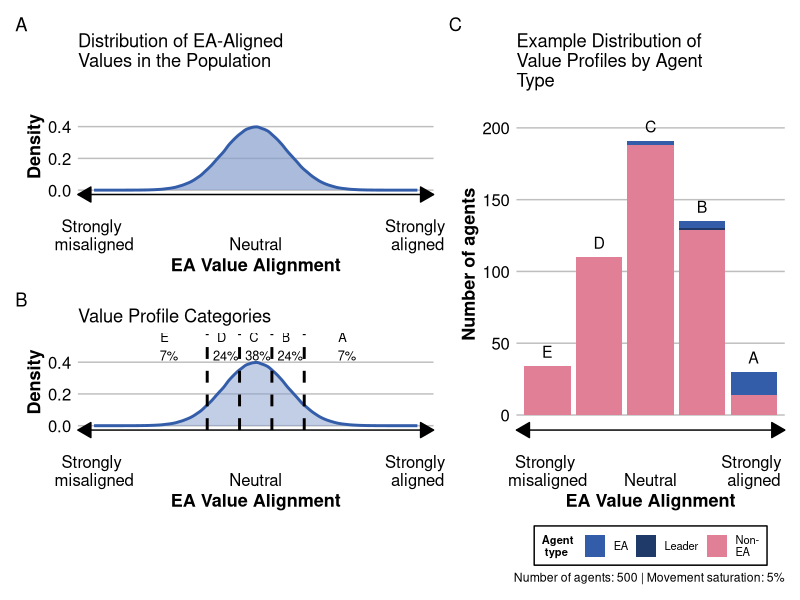
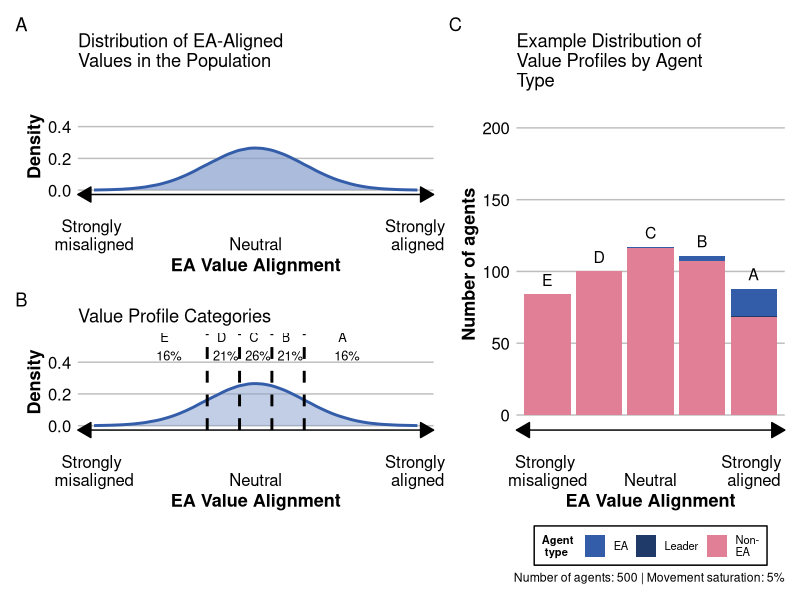
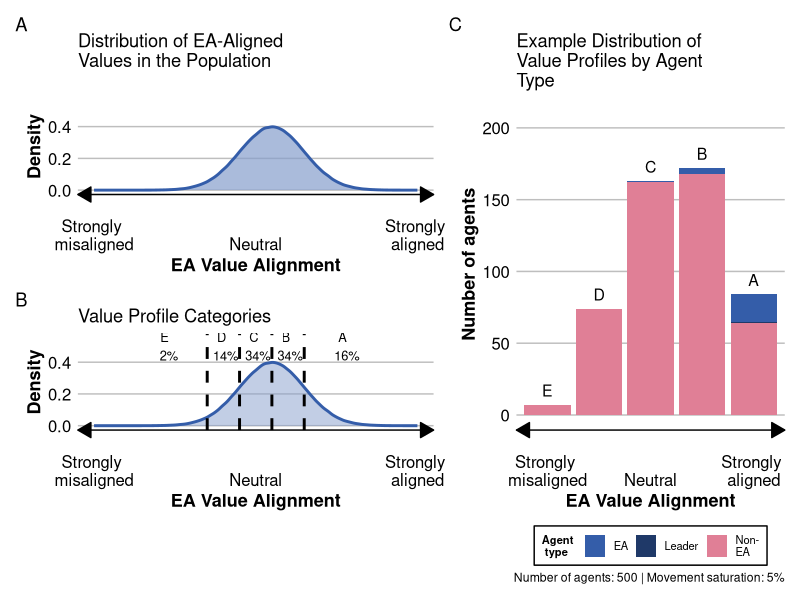
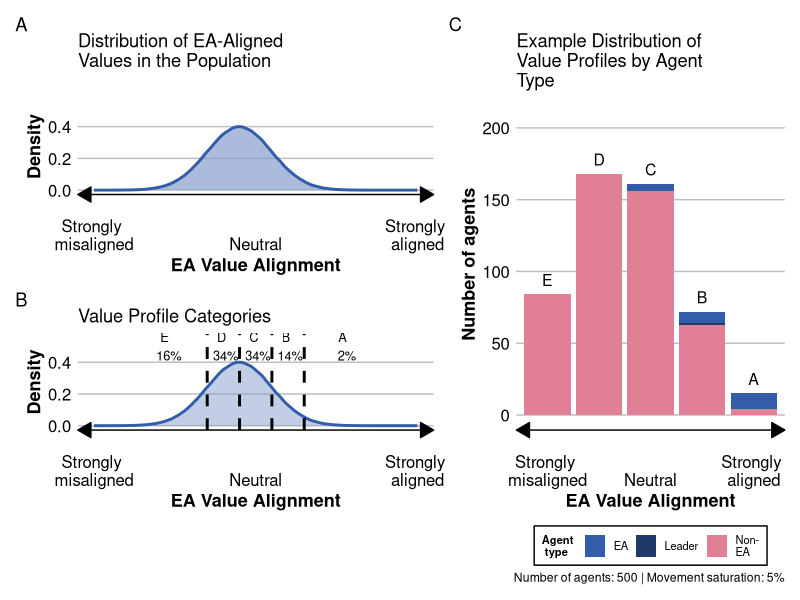
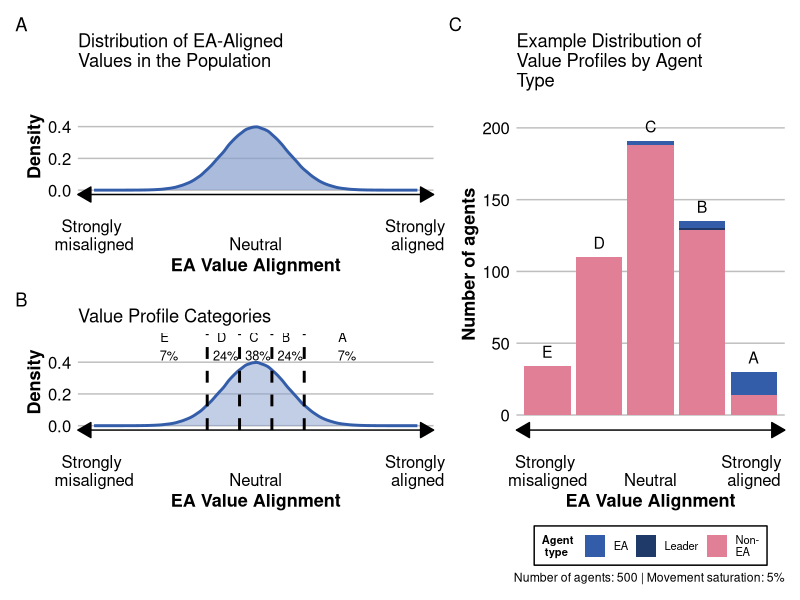
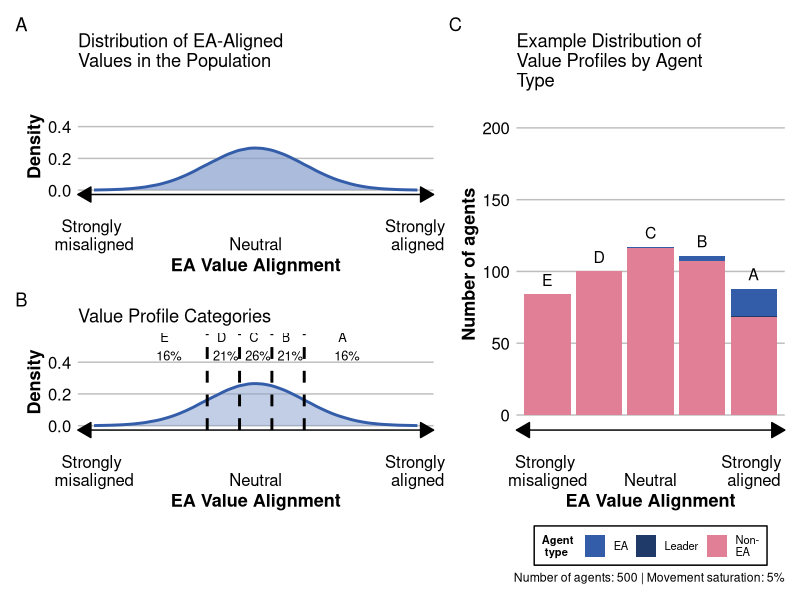
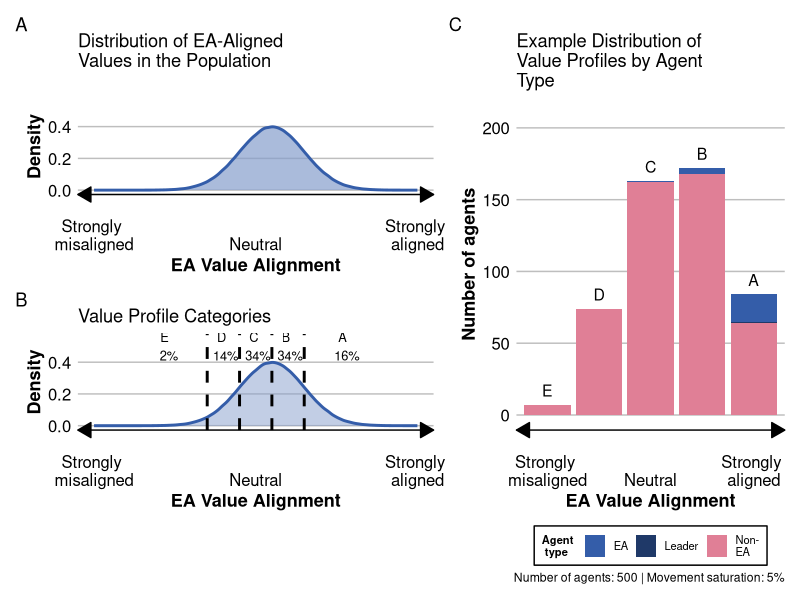
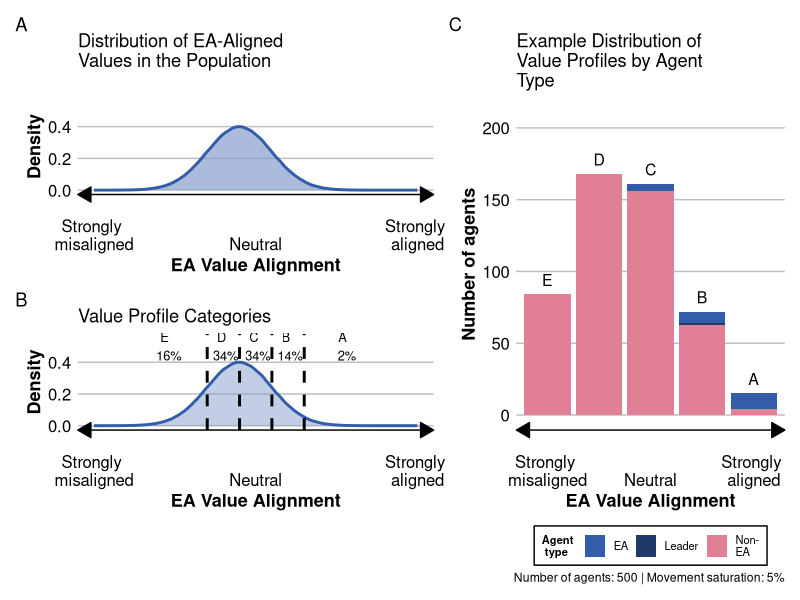

Reproduce these figures in R, in order.
# setup ----
library(tidyverse)
library(patchwork)
library(RColorBrewer)

setwd("C:/Users/s1917169/OneDrive - University of Edinburgh/3.1 EA movement building/V4 model")

cm_to_pixels <- function(cm, dpi = 600) {
  inches <- cm / 2.54  # Convert cm to inches
  pixels <- inches * dpi
  return(round(pixels))
}

generate_population_values <- function(n_agents, movement_saturation, pop_mean, pop_sd, 
                                       leader_bias = 3.0, ea_bias = 2) {
  
  # Helper function to convert continuous values to categorical value profiles
  value_category <- function(value) {
    if (value > 1.5) return("A")
    if (value > 0.5) return("B") 
    if (value > -0.5) return("C")
    if (value > -1.5) return("D")
    return("E")
  }
  
  # Helper function for weighted selection favoring higher values
  select_weighted_index <- function(bias, indices, values) {
    if (length(indices) == 0) return(NULL)
    if (length(indices) == 1) return(indices[1])
    
    # Get values for available indices
    available_values <- values[indices]
    
    # Apply exponential weighting (higher bias = stronger preference for high values)
    weights <- exp(bias * scale(available_values)[,1])
    
    # Sample with these weights
    selected_idx <- sample(indices, 1, prob = weights)
    return(selected_idx)
  }
  
  # Calculate number of each agent type
  n_eas <- ceiling((n_agents * movement_saturation / 100)) - 1
  n_outsiders <- n_agents - n_eas - 1
  n_leaders <- 1
  
  # Generate normally distributed values for entire population
  population_values <- rnorm(n_agents, mean = pop_mean, sd = pop_sd)
  
  # Sort values in descending order (highest first)
  population_values <- sort(population_values, decreasing = TRUE)
  
  # Track available indices
  available_indices <- 1:length(population_values)
  
  # Initialize result vectors
  value_profiles <- character(n_agents)
  breeds <- character(n_agents)
  
  # Assign leader values (with strong bias toward high values)
  if (n_leaders > 0) {
    leader_idx <- select_weighted_index(leader_bias, available_indices, population_values)
    value_profiles[leader_idx] <- value_category(population_values[leader_idx])
    breeds[leader_idx] <- "Leader"
    available_indices <- available_indices[available_indices != leader_idx]
  }
  
  # Assign EA values (with moderate bias toward high values)
  ea_indices <- numeric(n_eas)
  for (i in 1:n_eas) {
    if (length(available_indices) > 0) {
      ea_idx <- select_weighted_index(ea_bias, available_indices, population_values)
      ea_indices[i] <- ea_idx
      value_profiles[ea_idx] <- value_category(population_values[ea_idx])
      breeds[ea_idx] <- "EA"
      available_indices <- available_indices[available_indices != ea_idx]
    }
  }
  
  # Assign remaining values to outsiders (no bias - random selection)
  for (idx in available_indices) {
    value_profiles[idx] <- value_category(population_values[idx])
    breeds[idx] <- "Non-\nEA"
  }
  
  # Create data frame, removing any unassigned agents
  result <- data.frame(
    value_profile = value_profiles[breeds != ""],
    breed = breeds[breeds != ""],
    stringsAsFactors = FALSE
  )
  
  return(result)
}

# Function to create value distribution plots
create_value_distribution_plots <- function(pop_mean = 0, 
                                            pop_sd = 1, 
                                            n_agents = 500, 
                                            movement_saturation = 5,
                                            n_sims = 1000000,
                                            save_filename = NULL,
                                            plot_title_suffix = "") {
  
  # Generate data for distribution plot
  data <- data.frame(x = rnorm(n_sims, mean = pop_mean, sd = pop_sd))
  
  # Generate population groups
  data_groups <- generate_population_values(n_agents, movement_saturation, pop_mean, pop_sd)
  data_groups$value_profile <- factor(data_groups$value_profile, levels = c("E", "D", "C", "B", "A"))
  
  # Calculate percentages for annotations (using standard normal for consistency)
  pct_a <- round((pnorm(Inf, mean = pop_mean, sd = pop_sd) - pnorm(1.5, mean = pop_mean, sd = pop_sd)) * 100, 0)
  pct_b <- round((pnorm(1.5, mean = pop_mean, sd = pop_sd) - pnorm(0.5, mean = pop_mean, sd = pop_sd)) * 100, 0)
  pct_c <- round((pnorm(0.5, mean = pop_mean, sd = pop_sd) - pnorm(-0.5, mean = pop_mean, sd = pop_sd)) * 100, 0)
  pct_d <- round((pnorm(-0.5, mean = pop_mean, sd = pop_sd) - pnorm(-1.5, mean = pop_mean, sd = pop_sd)) * 100, 0)
  pct_e <- round((pnorm(-1.5, mean = pop_mean, sd = pop_sd) - pnorm(-Inf, mean = pop_mean, sd = pop_sd)) * 100, 0)
  
  # Plot 1: Distribution of EA-Aligned Values
  p1 <- ggplot(data, aes(x = x)) +
    geom_density(linewidth = 1, color = "#345da9", fill = "#859ecb", alpha = 0.7) +
    scale_x_continuous(limits = c(-5, 5), 
                       breaks = c(-5, 0, 5),
                       labels = c("\nStrongly \nmisaligned", "\n \nNeutral", "\nStrongly \naligned")) +
    labs(x = "EA Value Alignment", 
         y = "Density", 
         title = paste0("Distribution of EA-Aligned \nValues in the Population", plot_title_suffix)) +
    scale_y_continuous(limits = c(0, 0.55)) +
    theme(
      panel.background = element_rect(fill = "white"),
      panel.grid.major.y = element_line(color = "grey"),
      panel.grid.minor = element_line(color = NA),
      panel.grid.major.x = element_line(color = NA),
      axis.ticks = element_line(color = NA),
      axis.text = element_text(color = "black", size = 12),
      axis.title = element_text(face = "bold", size = 13),
      title = element_text(size = 11),
      axis.line.x = element_line(arrow = arrow(angle = 30,
                                               length = unit(0.15, "inches"),
                                               ends = "both", 
                                               type = "closed"))
    )
  
  # Plot 2: Value Profile Categories
  p2 <- ggplot(data, aes(x = x)) +
    geom_density(linewidth = 1, color = "#345da9", fill = "#859ecb", alpha = 0.5) +
    geom_vline(xintercept = c(1.5, 0.5, -0.5, -1.5), 
               color = "black", linetype = "dashed", linewidth = 1) +
    annotate("text", x = -2.75, y = 0.5, label = paste0("E \n ", pct_e, "%"), color = "black", size = 3.25) +
    annotate("text", x = -1, y = 0.5, label = paste0("D \n ", pct_d, "%"), color = "black", size = 3.25) +
    annotate("text", x = 0, y = 0.5, label = paste0("C \n ", pct_c, "%"), color = "black", size = 3.25) +
    annotate("text", x = 1, y = 0.5, label = paste0("B \n ", pct_b, "%"), color = "black", size = 3.25) +
    annotate("text", x = 2.75, y = 0.5, label = paste0("A \n ", pct_a, "%"), color = "black", size = 3.25) +
    scale_x_continuous(limits = c(-5, 5), 
                       breaks = c(-5, 0, 5),
                       labels = c("\nStrongly \nmisaligned", "\n \nNeutral", "\nStrongly \naligned")) +
    scale_y_continuous(limits = c(0, 0.55)) +
    labs(x = "EA Value Alignment", y = "Density", title = "Value Profile Categories") +
    theme(
      panel.background = element_rect(fill = "white"),
      panel.grid.major.y = element_line(color = "grey"),
      panel.grid.minor = element_line(color = NA),
      panel.grid.major.x = element_line(color = NA),
      axis.ticks = element_line(color = NA),
      axis.text = element_text(color = "black", size = 12),
      axis.title = element_text(face = "bold", size = 13),
      title = element_text(size = 11),
      axis.line.x = element_line(arrow = arrow(angle = 30,
                                               length = unit(0.15, "inches"),
                                               ends = "both", 
                                               type = "closed"))
    )
  
  # Plot 3: Example Distribution by Agent Type
  p3 <- ggplot(data_groups, aes(x = value_profile, fill = breed)) +
    geom_bar() +
    scale_fill_manual(values = c("#345da9", "#1f3968", "#e07f96")) +
    annotate("text", x = 1:5, 
             y = sapply(c("E", "D", "C", "B", "A"), function(x) nrow(filter(data_groups, value_profile == x)) + 10),
             label = c("E", "D", "C", "B", "A"), color = "black", size = 4) +
    scale_y_continuous(limits = c(0, 210)) +
    scale_x_discrete(labels = c("\nStrongly \nmisaligned", "", "\n \nNeutral", "", "\nStrongly \naligned")) +
    labs(x = "EA Value Alignment", 
         y = "Number of agents", 
         fill = "Agent \n type", 
         title = "Example Distribution of \nValue Profiles by Agent \nType",
         caption = paste0("Number of agents: ", n_agents, " | Movement saturation: ", movement_saturation, "%")) +
    theme(
      panel.background = element_rect(fill = "white"),
      panel.grid.major.y = element_line(color = "grey"),
      panel.grid.minor = element_line(color = NA),
      panel.grid.major.x = element_line(color = NA),
      axis.ticks = element_line(color = NA),
      axis.text = element_text(color = "black", size = 12),
      axis.title = element_text(face = "bold", size = 13),
      title = element_text(size = 11),
      axis.line.x = element_line(arrow = arrow(angle = 30,
                                               length = unit(0.15, "inches"),
                                               ends = "both", 
                                               type = "closed")),
      legend.background = element_rect(fill = "white", color = "black"),
      legend.text = element_text(size = 8),
      legend.title = element_text(size = 8, face = "bold"),
      legend.position = "bottom",
      legend.key.size = unit(0.55, "cm")
    )
  
  # Combine plots
  combined_plot <- ((p1/p2) | p3) +
    plot_layout(widths = c(0.57, 0.43)) +
    plot_annotation(tag_levels = "A")
  
  # Save if filename provided
  if (!is.null(save_filename)) {
    ggsave(save_filename, combined_plot, width = 21, height = 18, dpi = 1200, units = "cm")
  }
  
  return(combined_plot)
}

# Narrow (Standard) Normal ----
plot1 <- create_value_distribution_plots(
  pop_mean = 0, 
  pop_sd = 1, 
  n_agents = 500,
  movement_saturation = 5,
  n_sims = 1000000,
  save_filename = "value_alignment_distribution.png"
)

# Wide Normal ----
plot2 <- create_value_distribution_plots(
  pop_mean = 0, 
  pop_sd = 1.5,
  n_agents = 500,
  movement_saturation = 5,
  n_sims = 1000000,
  save_filename = "value_alignment_distribution_wide.png"
)

# EA skewed normal ----
plot3 <- create_value_distribution_plots(
  pop_mean = 0.5, 
  pop_sd = 1,
  n_agents = 500,
  movement_saturation = 5,
  n_sims = 1000000,
  save_filename = "value_alignment_distribution_ea_skewed.png"
)

# Non-EA skewed normal ----
plot4 <- create_value_distribution_plots(
  pop_mean = -0.5, 
  pop_sd = 1,
  n_agents = 500,
  movement_saturation = 5,
  n_sims = 1000000,
  save_filename = "value_alignment_distribution_non_ea_skewed.png"
)

# Display plots
plot1
plot2
plot3
plot4
